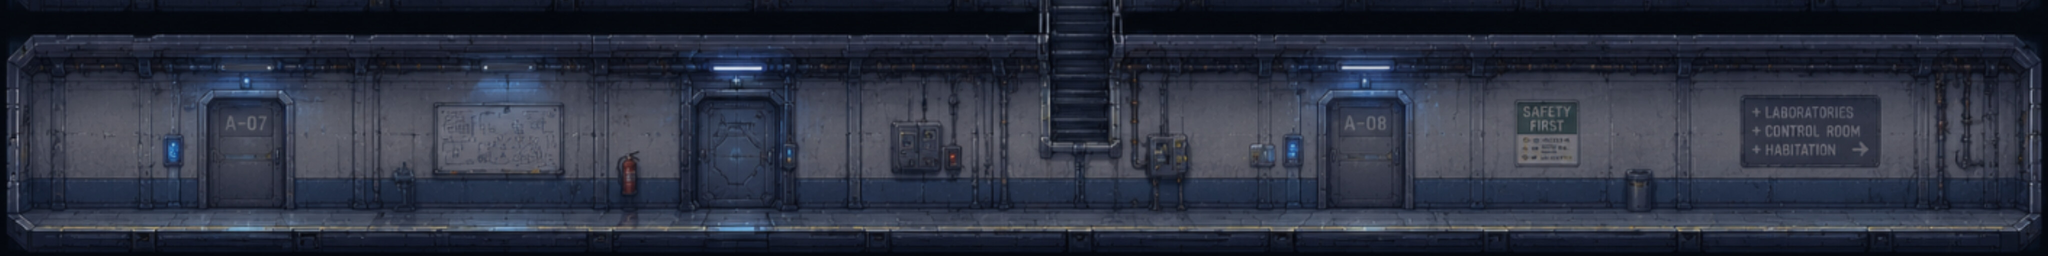

This is a level from a 2D game, rendered from its Tiled map with the project's own tilesets. A one-line summary and the map file follow, with tile-layer data summarised:
An orthogonal 128x16 tile map with 32x32 px tiles, 1 tile layer (Слой тайлов 1) and 5 objects (door43, door42, door41, doore3, spawn).

<map version="1.10" tiledversion="1.12.1" orientation="orthogonal" renderorder="right-down" width="128" height="16" tilewidth="32" tileheight="32" infinite="0" nextlayerid="4" nextobjectid="10">
 <tileset firstgid="1" name="kor4" tilewidth="32" tileheight="32" tilecount="2432" columns="128">
  <image source="../room/kor4.jpg" width="4096" height="618" />
 </tileset>
 <layer id="1" name="Слой тайлов 1" width="128" height="16">
  <data>[2048 cells, 2048 non-empty, 2048 distinct tile ids]</data>
 </layer>
 <objectgroup id="2" name="door">
  <object id="3" name="door43" x="2648" y="216" width="176" height="320" />
  <object id="4" name="door42" x="1400" y="220" width="152" height="264" />
  <object id="5" name="door41" x="400" y="208" width="180" height="272" />
  <object id="9" name="doore3" x="3864" y="196" width="232" height="292" />
 </objectgroup>
 <objectgroup id="3" name="spawn">
  <object id="7" name="spawn" x="3988" y="380">
   <point />
  </object>
 </objectgroup>
</map>
